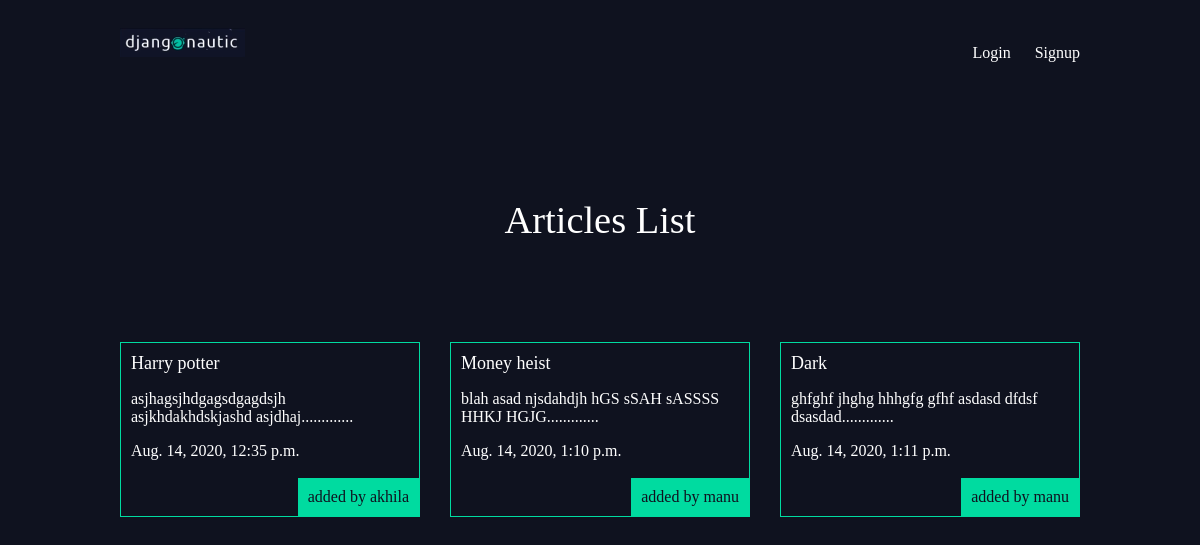
The page / on the database its author committed.
### articles/models.py (models this page shows, shortened)
class Article(models.Model):
    title=models.CharField(max_length=100)
    slug=models.SlugField()
    body=models.TextField()
    date=models.DateTimeField(auto_now_add=True)
    thumb=models.ImageField(default="pic1.jpg",blank=True)
    author=models.ForeignKey(User,default=None,on_delete=models.CASCADE)
    def snippet(self):
        return self.body[:50]+"............."

### articles/views.py (the view)
# urls.py: path('',article_views.index,name="home"),
def index(request):
    articles=Article.objects.all().order_by('date')
    return render(request,'articles/article_home.html',{'articles_sent':articles})

### articles/templates/articles/article_home.html
{% extends 'base_layout.html' %}
{% block content %}
    <h1>Articles List</h1>
    <div class="articles">
        {% for article in articles_sent %}
        <div class="article">
            <h2><a href="{% url 'articles:detail' slug=article.slug %}">{{article.title}}</a></h2>
            <p>{{article.snippet}}</p>
            <p>{{article.date}}</p>
            <p class="author">added by {{article.author}}</p>
        </div>
        {% endfor %}
    </div>
{% endblock %}

### templates/base_layout.html (shortened to what this page needs)
{% load static %}
<html lang="en">
<head>
    <link rel="stylesheet" href="{% static 'style.css' %}">
</head>
<body>
    <header class="wrapper">
      <a href="{% url 'articles:list' %}"> <img src="{% static 'l2.PNG' %}" ></a>
        <nav>
            <ul>
                {% if user.is_authenticated %}
                <li>
                    <form class="logout-link" action="{% url 'accounts:logout' %}" method="POST">
                        {% csrf_token %}
                        <input type="submit" value="Logout"></form></li>
                        <li>
                        <a href="{% url 'articles:create' %}">Create</a>
                </li>
                {% else %}
                <li>
                    <a href="{% url 'accounts:login' %}">Login</a></li>
                <li>
                    <a href="{% url 'accounts:signup' %}">Signup</a>
                </li>
                {% endif %}
            </ul>
        </nav>
    </header>
    <div class="wrapper">
        {% block content %}
        {% endblock %}
    </div>
</body>
</html>

### assets/style.css (style rules this page uses)
body { background-color:#0f121f; color:#fff; }
body * { font-family:Ubuntu; }
h1,h2,h3,h4,h5 { font-weight:normal; margin:0; }
a,a:hover,a:visited { color:fff; text-decoration:none; }
h2 { font-size: large; }
p { font-size: medium; }
.wrapper { max-width:960px; margin:0 auto; }
div.wrapper h1 { text-align:center; margin:100px auto; font-size:2.4em; }
header { display:grid; grid-template-columns:1fr 1fr; padding:20px 0; }
nav { justify-self:end; }
nav li { display:inline-block; margin-left:20px; }
.articles { display:grid; grid-template-columns:1fr 1fr 1fr; grid-gap:30px; }
.article { padding:10px; border:1px solid #00dba0; position:relative; padding-bottom:40px; }
.article .author { padding:10px; background-color:#00dba0; position:absolute; right:0; bottom:0; margin:0; color:#0f121f; }

### rows shown on the page
Article: title "Harry potter", snippet "asjhagsjhdgagsdgagdsjh asjkhdakhdskjashd asjdhaj.............", date "Aug. 14, 2020, 12:35 p.m.", author "akhila"
Article: title "Money heist", snippet "blah asad njsdahdjh hGS sSAH sASSSS HHKJ HGJG.............", date "Aug. 14, 2020, 1:10 p.m.", author "manu"
Article: title "Dark", snippet "ghfghf jhghg hhhgfg gfhf asdasd dfdsf dsasdad.............", date "Aug. 14, 2020, 1:11 p.m.", author "manu"
